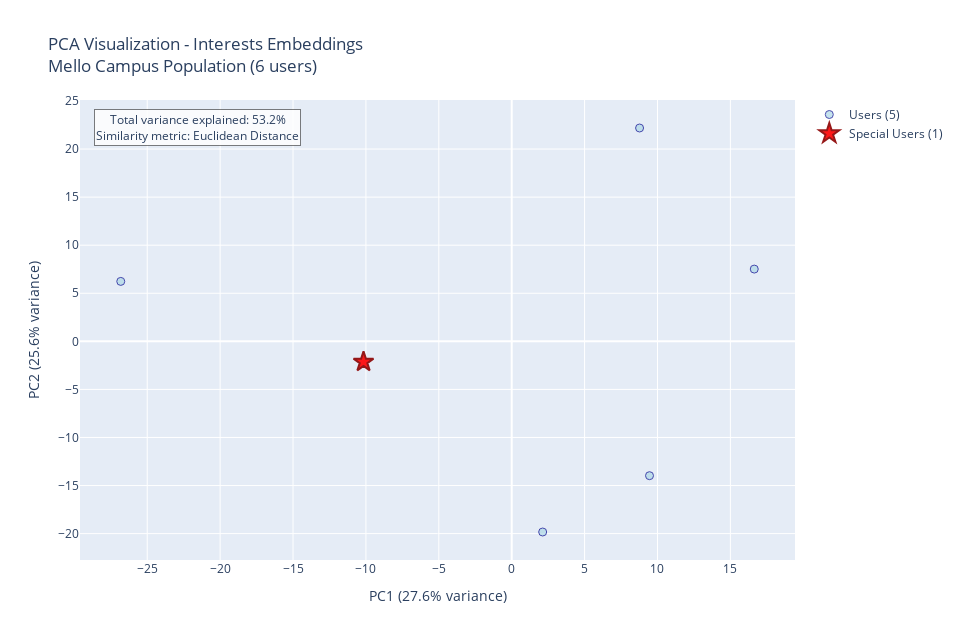
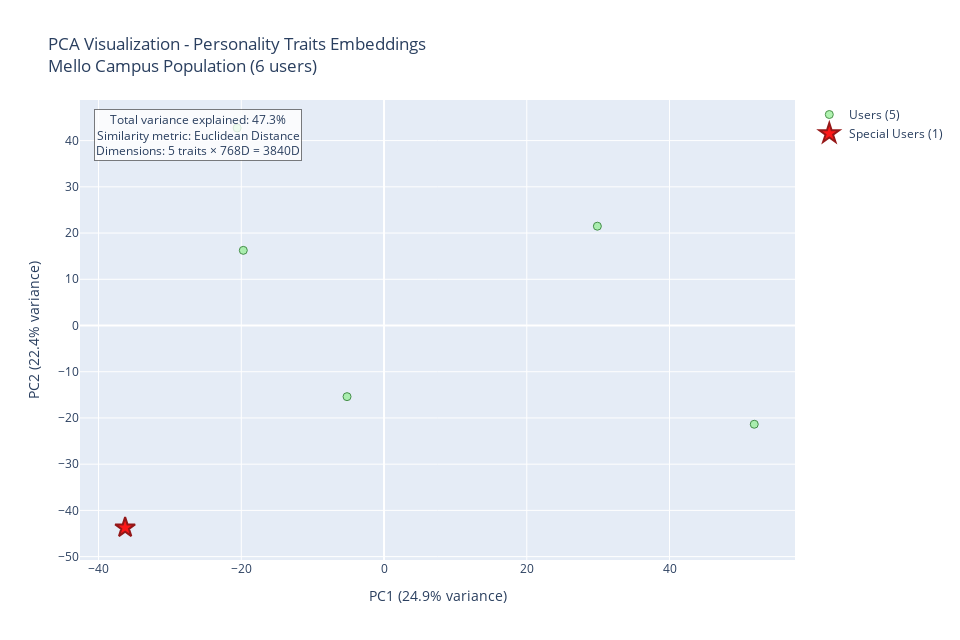

Notebook source saved alongside these figures, in order:
### Code cell
# Interactive Plotly Visualizations
users_with_embeddings = population.get_users_with_embeddings()

print(f"📊 Interactive Plotly Population Visualization")
print(f"Users with embeddings: {len(users_with_embeddings)}")
print(f"Similarity metric: Euclidean Distance (L2 norm, normalized)")
print()

if len(users_with_embeddings) >= 3:
    
    # 📚 Plotly PCA Visualization - Interests Only
    print(f"📚 Creating Plotly PCA - Interests Embeddings (768D → 2D):")
    try:
        fig_interests = visualizer.plot_population_pca(
            population, 
            mode='interests', 
            highlight_special=True, 
            figsize=(12, 8)
        )
        fig_interests.show()
        print(f"✅ Plotly interests PCA complete")
        
    except Exception as e:
        print(f"❌ Interests PCA failed: {e}")
    
    print()
    
    # 🧠 Plotly PCA Visualization - Combined Personality Traits
    print(f"🧠 Creating Plotly PCA - Combined Personality Traits (3840D → 2D):")
    try:
        # Get combined personality embedding (all 5 traits)
        from sklearn.decomposition import PCA
        from sklearn.preprocessing import StandardScaler
        import plotly.graph_objects as go
        import numpy as np
        
        # Get users with complete personality embeddings
        personality_users = []
        personality_embeddings = []
        
        for user in users_with_embeddings:
            trait_embeddings = []
            has_all_traits = True
            
            for trait in ['Openness', 'Conscientiousness', 'Extraversion', 'Agreeableness', 'Neuroticism']:
                trait_emb = getattr(user, f'{trait.lower()}_embedding', None)
                if trait_emb is not None:
                    trait_embeddings.append(trait_emb)
                else:
                    has_all_traits = False
                    break
            
            if has_all_traits:
                personality_users.append(user)
                combined_personality = np.concatenate(trait_embeddings)
                personality_embeddings.append(combined_personality)
        
        if len(personality_embeddings) >= 3:
            personality_matrix = np.array(personality_embeddings)
            
            # Apply PCA to personality embeddings
            scaler = StandardScaler()
            embeddings_scaled = scaler.fit_transform(personality_matrix)
            pca = PCA(n_components=2)
            embeddings_2d = pca.fit_transform(embeddings_scaled)
            
            # Create Plotly figure for personality
            fig_personality = go.Figure()
            
            # Separate special and regular users
            special_indices = []
            regular_indices = []
            
            for i, user in enumerate(personality_users):
                if user.special:
                    special_indices.append(i)
                else:
                    regular_indices.append(i)
            
            # Plot regular users
            if regular_indices:
                regular_coords = embeddings_2d[regular_indices]
                regular_names = [personality_users[i].name for i in regular_indices]
                
                fig_personality.add_trace(go.Scatter(
                    x=regular_coords[:, 0],
                    y=regular_coords[:, 1],
                    mode='markers',
                    marker=dict(size=8, color='lightgreen', opacity=0.7, line=dict(width=1, color='darkgreen')),
                    name=f'Users ({len(regular_indices)})',
                    hovertext=regular_names,
                    hovertemplate='<b>%{hovertext}</b><extra></extra>'
                ))
            
            # Plot special users
            if special_indices:
                special_coords = embeddings_2d[special_indices]
                special_names = [personality_users[i].name for i in special_indices]
                
                fig_personality.add_trace(go.Scatter(
                    x=special_coords[:, 0],
                    y=special_coords[:, 1],
                    mode='markers',
                    marker=dict(size=15, color='red', opacity=0.9, symbol='star', line=dict(width=2, color='darkred')),
                    name=f'Special Users ({len(special_indices)})',
                    hovertext=special_names,
                    hovertemplate='<b>%{hovertext}</b><extra></extra>'
                ))
            
            # Update layout
            total_variance = pca.explained_variance_ratio_[:2].sum()
            fig_personality.update_layout(
                title=f'PCA Visualization - Personality Traits Embeddings<br>{population.name} ({len(personality_users)} users)',
                xaxis_title=f'PC1 ({pca.explained_variance_ratio_[0]:.1%} variance)',
                yaxis_title=f'PC2 ({pca.explained_variance_ratio_[1]:.1%} variance)',
                hovermode='closest',
                showlegend=True,
                width=960,
                height=640,
                annotations=[
                    dict(
                        text=f'Total variance explained: {total_variance:.1%}<br>Similarity metric: Euclidean Distance<br>Dimensions: 5 traits × 768D = 3840D',
                        xref="paper", yref="paper",
                        x=0.02, y=0.98, xanchor='left', yanchor='top',
                        showarrow=False,
                        font=dict(size=12),
                        bgcolor="rgba(255,255,255,0.8)",
                        bordercolor="rgba(0,0,0,0.5)",
                        borderwidth=1
                    )
                ]
            )
            
            fig_personality.show()
            print(f"✅ Plotly personality traits PCA complete")
        else:
            print(f"❌ Need at least 3 users with complete personality embeddings, got {len(personality_embeddings)}")
        
    except Exception as e:
        print(f"❌ Personality PCA failed: {e}")

else:
    print(f"⚠️  Need at least 3 users with embeddings for visualization")
    print(f"   Current: {len(users_with_embeddings)} users")
    print(f"   Generate more synthetic users in the previous cell")

print(f"\n📖 Visualization Guide:")
print(f"   📚 Interests PCA: Cultural preferences embeddings (books, movies, music)")
print(f"   🧠 Personality PCA: Big 5 personality traits embeddings (Openness, Conscientiousness, etc.)")
print(f"   ⭐ Red stars: Real users (special)")
print(f"   🔵 Blue/Green dots: Synthetic users")
print(f"   📏 Similarity: Euclidean distance (1.0 = identical, 0.0 = different)")
print(f"   🎨 Interactive: Hover for names, zoom, pan to explore")

### Figure 1 — Plotly figure (JSON) as saved in the notebook; plotly's stock layout.template omitted (floating-point values rounded to 4 significant figures)
{"data": [{"hovertemplate": "<b>%{hovertext}</b><extra></extra>", "hovertext": ["Amy Small", "Amy Mcdonald", "Willie Reid", "John Freeman", "Kimberly Jackson"], "marker": {"color": "lightblue", "line": {"color": "darkblue", "width": 1}, "opacity": 0.7, "size": 8}, "mode": "markers", "name": "Users (5)", "type": "scatter", "x": [-26.82, 8.77, 9.452, 16.64, 2.123], "y": [6.235, 22.19, -13.97, 7.515, -19.83]}, {"hovertemplate": "<b>%{hovertext}</b><extra></extra>", "hovertext": ["Yahya Rahhawi"], "marker": {"color": "red", "line": {"color": "darkred", "width": 2}, "opacity": 0.9, "size": 15, "symbol": "star"}, "mode": "markers", "name": "Special Users (1)", "type": "scatter", "x": [-10.16], "y": [-2.138]}], "layout": {"annotations": [{"bgcolor": "rgba(255,255,255,0.8)", "bordercolor": "rgba(0,0,0,0.5)", "borderwidth": 1, "font": {"size": 12}, "showarrow": false, "text": "Total variance explained: 53.2%<br>Similarity metric: Euclidean Distance", "x": 0.02, "xanchor": "left", "xref": "paper", "y": 0.98, "yanchor": "top", "yref": "paper"}], "height": 640, "hovermode": "closest", "showlegend": true, "title": {"text": "PCA Visualization - Interests Embeddings<br>Mello Campus Population (6 users)"}, "width": 960, "xaxis": {"title": {"text": "PC1 (27.6% variance)"}}, "yaxis": {"title": {"text": "PC2 (25.6% variance)"}}}}

### Figure 2 — Plotly figure (JSON) as saved in the notebook; plotly's stock layout.template omitted (floating-point values rounded to 4 significant figures)
{"data": [{"hovertemplate": "<b>%{hovertext}</b><extra></extra>", "hovertext": ["Amy Small", "Amy Mcdonald", "Willie Reid", "John Freeman", "Kimberly Jackson"], "marker": {"color": "lightgreen", "line": {"color": "darkgreen", "width": 1}, "opacity": 0.7, "size": 8}, "mode": "markers", "name": "Users (5)", "type": "scatter", "x": [-20.58, 51.87, -5.184, -19.72, 29.89], "y": [42.73, -21.36, -15.39, 16.26, 21.48]}, {"hovertemplate": "<b>%{hovertext}</b><extra></extra>", "hovertext": ["Yahya Rahhawi"], "marker": {"color": "red", "line": {"color": "darkred", "width": 2}, "opacity": 0.9, "size": 15, "symbol": "star"}, "mode": "markers", "name": "Special Users (1)", "type": "scatter", "x": [-36.28], "y": [-43.73]}], "layout": {"annotations": [{"bgcolor": "rgba(255,255,255,0.8)", "bordercolor": "rgba(0,0,0,0.5)", "borderwidth": 1, "font": {"size": 12}, "showarrow": false, "text": "Total variance explained: 47.3%<br>Similarity metric: Euclidean Distance<br>Dimensions: 5 traits × 768D = 3840D", "x": 0.02, "xanchor": "left", "xref": "paper", "y": 0.98, "yanchor": "top", "yref": "paper"}], "height": 640, "hovermode": "closest", "showlegend": true, "title": {"text": "PCA Visualization - Personality Traits Embeddings<br>Mello Campus Population (6 users)"}, "width": 960, "xaxis": {"title": {"text": "PC1 (24.9% variance)"}}, "yaxis": {"title": {"text": "PC2 (22.4% variance)"}}}}
